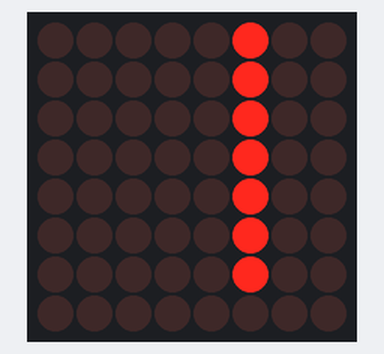
Simulated run of this sketch. Board: Arduino Uno, built with avr-gcc and run on an emulated ATmega328P. Parts: 8×8 LED matrix. Wiring (inferred from the names in the program): MAX7219 LED driver (orientation assumed): CS pin 10.

Above: at 0.1 s.
At 2.1 s:
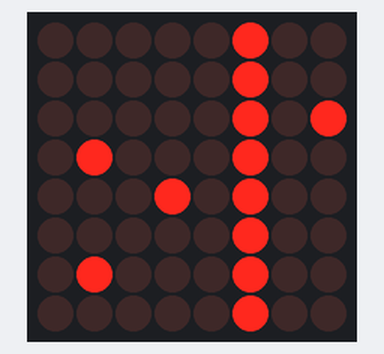
At 6.6 s:
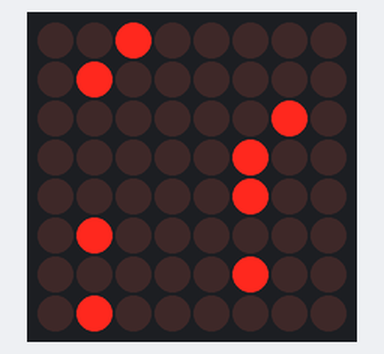
At 11.1 s:
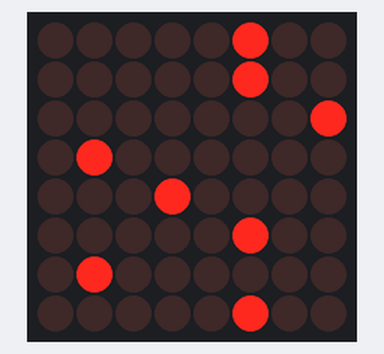
At 20.6 s:
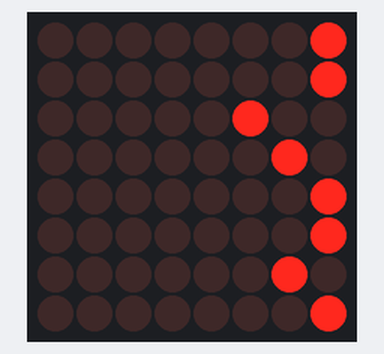
At 39.1 s:
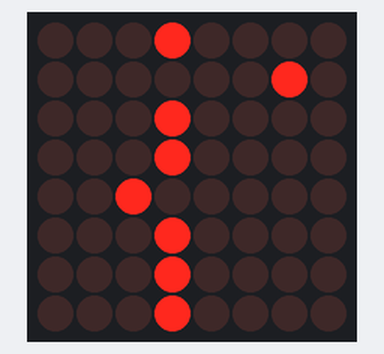

Measured:
- what the display in image 1 shows lasts 0.5 s, from 2.0 s to 2.5 s

The sketch:

MAX7219CNG-test.ino
```cpp
//We always have to include the library
#include "SPI.h"

/*
 Standard Arduino SPI pins:
 - pin 11 is connected to the DataIn
 - pin 13 is connected to the CLK
 - pin 10 is connected to LOAD
 */

const uint8_t MAXPIN_LOAD = 10;
const uint16_t MAXOP_DIGIT0 = 1;
const uint16_t MAXOP_DECODEMODE = 9;
const uint16_t MAXOP_INTENSITY = 10;
const uint16_t MAXOP_SCANLIMIT = 11;
const uint16_t MAXOP_SHUTDOWN = 12;
const uint8_t MAXVAL_OPERATIONAL = 1;
const uint8_t MAXVAL_NONE = 0;

const uint8_t BTNMAP[8][6] = {{2,0,4,5,6,1},{2,0,1,6,5,4},{0,2,4,1,6,5},{6,1,4,2,0,5},{4,0,5,2,1,6},{2,0,4,6,1,5},{6,1,4,2,0,5},{2,0,4,6,1,5}};

uint8_t rows[8] = {0,0,0,0,0,0,0,0};

void setup() {
  pinMode(MAXPIN_LOAD, OUTPUT);
  SPI.begin();
  sendData(MAXOP_SHUTDOWN, MAXVAL_OPERATIONAL);
  sendData(MAXOP_DECODEMODE, MAXVAL_NONE);
  sendData(MAXOP_SCANLIMIT, 7); // 1 = Displays 0 and 1 are active
  sendData(MAXOP_INTENSITY, 10);

  clearDisplay();

  setLed(0,2,true);

  setLed(5,2,true);

  setLed(3,2,true);
  setLed(6,2,true);

  setLed(2,2,true);

  setLed(1,2,true);
  setLed(4,2,true);

  delay(2000);

  //clearDisplay();

}

void loop() {
  for (uint8_t i=0; i<=5; i++) {
    setLed(0,BTNMAP[0][i],true); //Panel 1 (blue leds)
    setLed(1,BTNMAP[1][i],true); //Panel 2 (red leds)
    setLed(2,BTNMAP[2][i],true); //Panel 3 (green leds)
    setLed(3,BTNMAP[3][i],true); //Panel 4a (orange leds bottom)
    setLed(4,BTNMAP[4][i],true); //Panel 4b (orange leds middle)
    setLed(5,BTNMAP[5][i],true); //Panel 5 (orange leds top)
    setLed(6,BTNMAP[6][i],true); //Panel 6a (green leds left)
    setLed(7,BTNMAP[7][i],true); //Panel 6b (green leds right)
    delay(500);
    setLed(0,BTNMAP[0][i],false);
    setLed(1,BTNMAP[1][i],false);
    setLed(2,BTNMAP[2][i],false);
    setLed(3,BTNMAP[3][i],false);
    setLed(4,BTNMAP[4][i],false);
    setLed(5,BTNMAP[5][i],false);
    setLed(6,BTNMAP[6][i],false);
    setLed(7,BTNMAP[7][i],false);
  }
}

void setLed(uint8_t row, uint8_t col, bool onoff) {
  bitWrite(rows[row],col,onoff);
  sendData(MAXOP_DIGIT0+row,rows[row]);
}

void sendData(uint16_t cmd, uint8_t data) {
  uint16_t x = (cmd << 8) | data;
  SPI.beginTransaction(SPISettings(8000000, MSBFIRST, SPI_MODE0));
  digitalWrite(MAXPIN_LOAD, LOW);
  SPI.transfer16(x);
  digitalWrite(MAXPIN_LOAD, HIGH);
  SPI.endTransaction();
}

void clearDisplay() {
  for (uint8_t row=0; row<=7; row++) {
    rows[row] = 0;
    sendData(MAXOP_DIGIT0+row, 0);
  }
}
```
